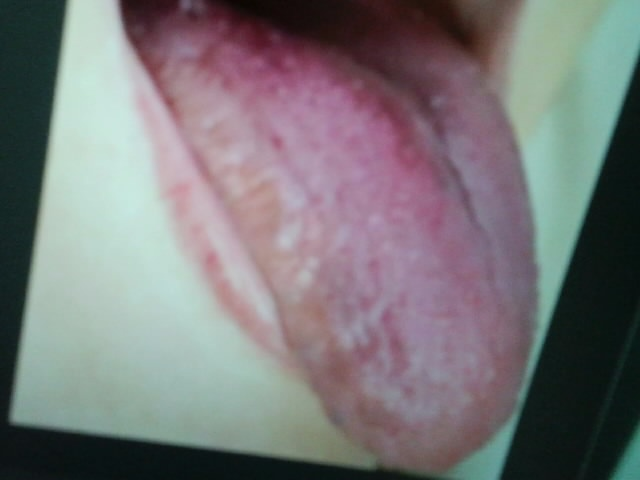
#> input picture captured_1753381926.jpg, 640 x 480 px; its folder holds only this picture in this run
$ python -i feature_extraction.py   (imports and definitions only)   (older library calls are emulated)
#> lines starting #> are read from the running program, lines starting #| are printed output that depends on the picture
import os
import cv2
import numpy as np
import pandas as pd
from skimage.feature import graycomatrix, graycoprops
from skimage.feature import local_binary_pattern

# ===== GLCM Features =====
def glcm_features(gray):
    glcm = graycomatrix(gray, distances=[1], angles=[0], levels=256, symmetric=True, normed=True)
    features = {
        'GLCM_Energy': graycoprops(glcm, 'energy')[0, 0],
        'GLCM_Homogeneity': graycoprops(glcm, 'homogeneity')[0, 0],
        'GLCM_Contrast': graycoprops(glcm, 'contrast')[0, 0],
        'GLCM_Correlation': graycoprops(glcm, 'correlation')[0, 0],
    }
    return features

# ===== Color Features =====
def color_stats(image):
    features = {}
    color_spaces = {'RGB': image, 'HSV': cv2.cvtColor(image, cv2.COLOR_BGR2HSV), 'YCbCr': cv2.cvtColor(image, cv2.COLOR_BGR2YCrCb)}
    for space, img in color_spaces.items():
        chans = cv2.split(img)
        for i, c in enumerate(['1', '2', '3']):
            features[f'{space}_mean_{c}'] = np.mean(chans[i])
            features[f'{space}_std_{c}'] = np.std(chans[i])
    return features

# ===== Feature Extractor =====
def extract_features(img_path):
#> called with img_path = 'captured_1753381926.jpg'
    image = cv2.imread(img_path)
#> image is the input picture: shape (480, 640, 3); mean B, G, R 120.9, 119, 121
    if image is None:
        print("❌ Cannot read:", img_path)
        return None

    gray = cv2.cvtColor(image, cv2.COLOR_BGR2GRAY)
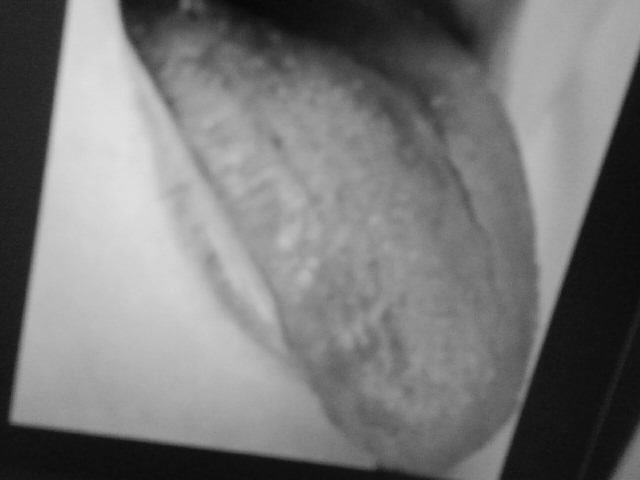
#> gray: shape (480, 640); min 7, max 223, mean 119.8
    features = {}

    # Add label (M or B)
    filename = os.path.basename(img_path)
    features['label'] = 'malignant' if filename.startswith('M') else 'benign'
    features['filename'] = filename

    # Extract features
    features.update(glcm_features(gray))
#> in glcm_features, `features = { 'GLCM_Energy': graycoprops(glcm, 'energy')[0, 0], 'GLCM_H..`: features = {'GLCM_Energy': 0.0505, 'GLCM_Homogeneity': 0.646, 'GLCM_Contrast': 8.9, 'GLCM_Correlation': 0.999}
    features.update(color_stats(image))
#> the loop in color_stats, `for space, img in color_spaces.items():` made 3 passes
#> space on passes 1 to 3: 'RGB', 'HSV', 'YCbCr'
#> after the loop in color_stats, `for space, img in color_spaces.items():`: features = 18 items

    return features

# ===== Main =====
seg_dir = 'data/segmented_lesions/'
output_csv = 'features.csv'

data = []
# [6 lines not run here, left out]

# Save to CSV
df = pd.DataFrame(data)
# [2 lines not run here, left out]

>>> result = extract_features('captured_1753381926.jpg')
#> result = 24 items

$ run again, on captured_1753382649.jpg
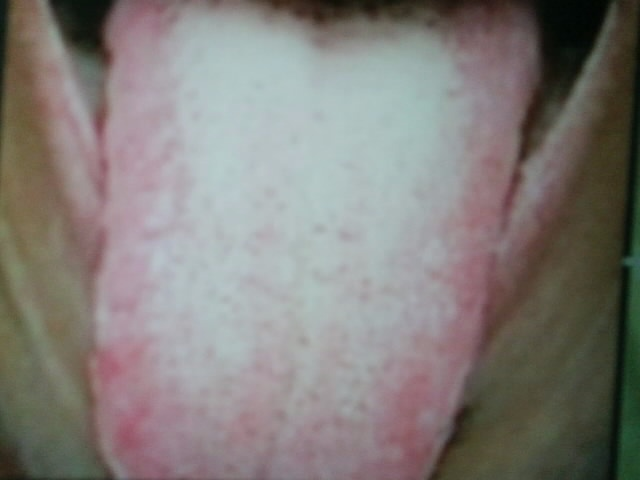
#> input picture captured_1753382649.jpg, 640 x 480 px
#> in extract_features, image is the input picture: shape (480, 640, 3); mean B, G, R 122.1, 125.8, 130.2
#> in extract_features, `gray = cv2.cvtColor(image, cv2.COLOR_BGR2GRAY)`:
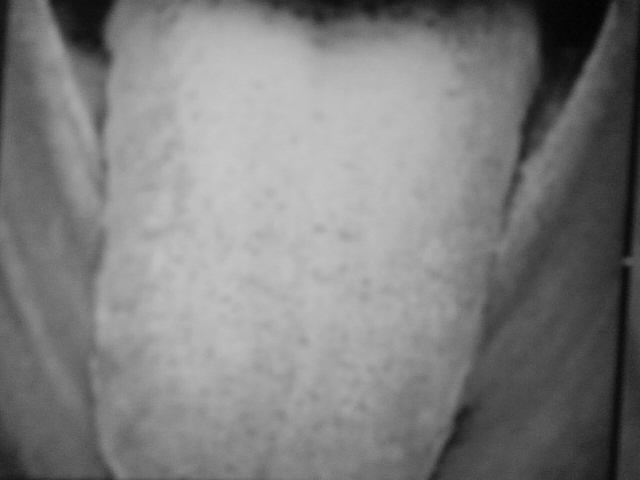
#> gray: shape (480, 640); min 2, max 199, mean 126.7
#> in glcm_features, `features = { 'GLCM_Energy': graycoprops(glcm, 'energy')[0, 0], 'GLCM_H..`: features = {'GLCM_Energy': 0.0471, 'GLCM_Homogeneity': 0.617, 'GLCM_Contrast': 3.49, 'GLCM_Correlation': 0.999}
#> the loop in color_stats, `for space, img in color_spaces.items():` made 3 passes
#> space on passes 1 to 3: 'RGB', 'HSV', 'YCbCr'
#> after the loop in color_stats, `for space, img in color_spaces.items():`: features = 18 items
#> result = 24 items
